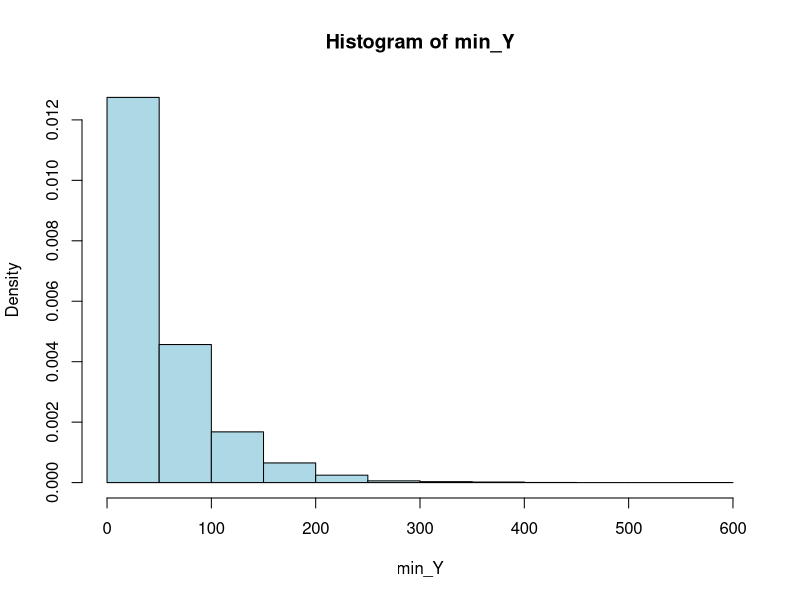
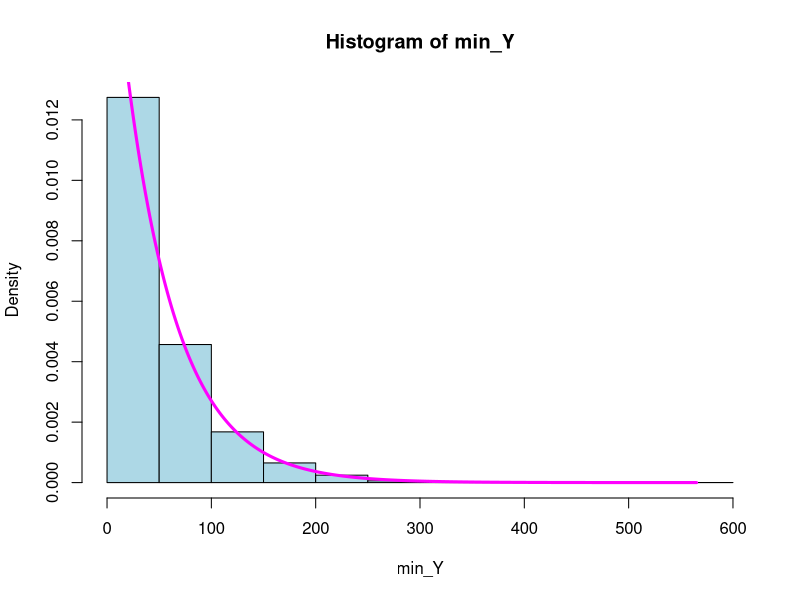
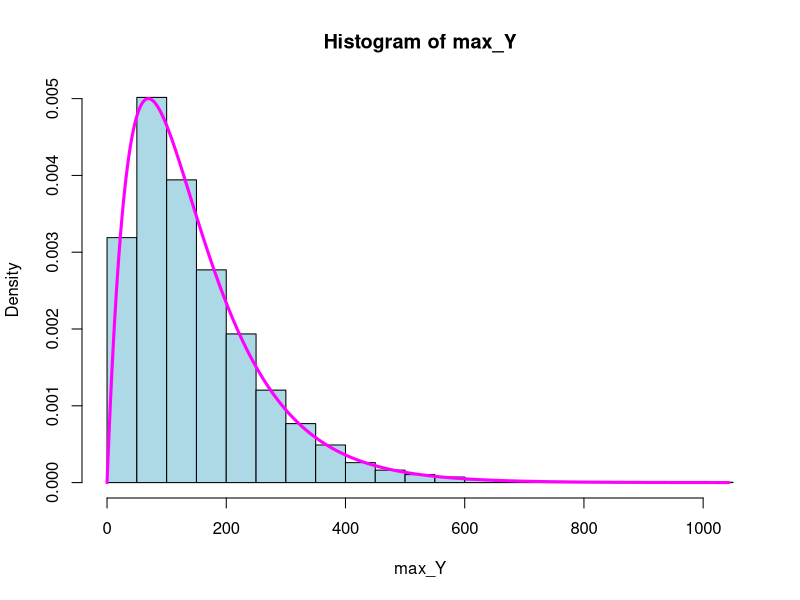
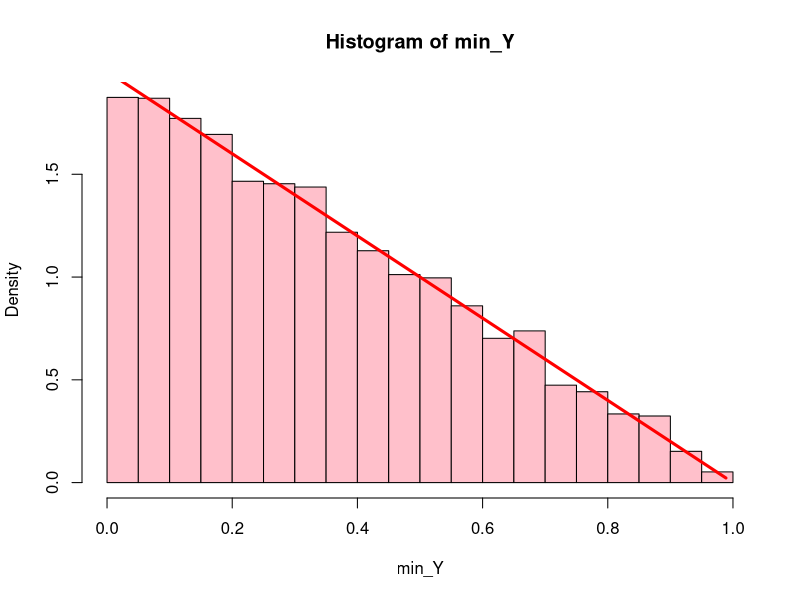
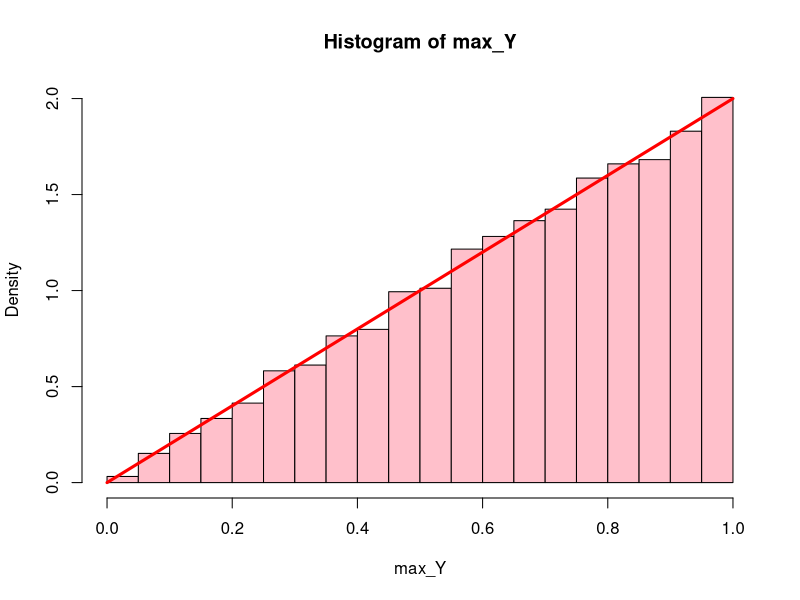
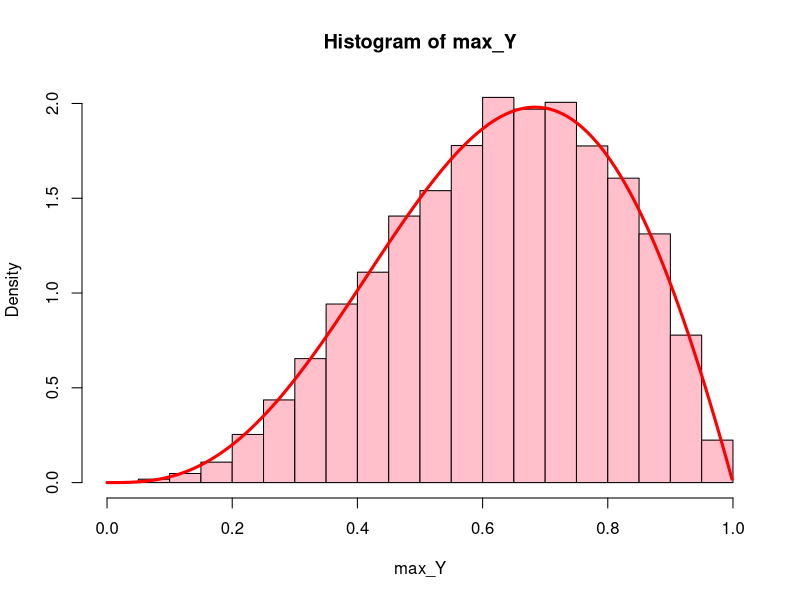
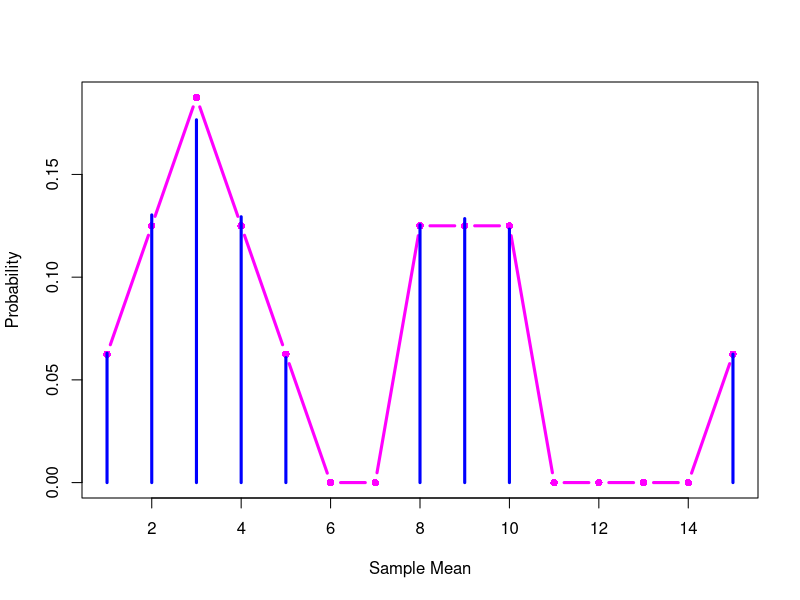

Generate these figures, in order, with R:
## ---- chunk 1
Y <- rexp(2, rate = 1 / 100)
Y
## ---- chunk 2
min(Y)
## ---- chunk 3
num_realizations <- 5
Y <- rexp(2 * num_realizations, rate = 1 / 100)
Y
YY <- matrix(Y, 2, num_realizations)
YY
## ---- chunk 4
min_Y <- apply(YY, MAR = 2, FUN = "min") # 1 for rows, 2 for columns
min_Y
## ---- chunk 5
set.seed(4302019)
num_realizations <- 10000
Y <- rexp(2 * num_realizations, rate = 1 / 100)
YY <- matrix(Y, 2, num_realizations)
min_Y <- apply(YY, MAR = 2, FUN = "min") # 1 for rows, 2 for columns
hist(min_Y, col = "LightBlue", freq = FALSE) 
# freq = FALSE so that histogram is normalized to be a density, with area 1
## ---- chunk 6
X_grid <- seq(from = 0, to = max(min_Y), length = 1000)
f_X <- (1 / 50) * exp(-X_grid / 50)
hist(min_Y, col = "LightBlue", freq = FALSE) 
lines(X_grid, f_X, lwd = 3, col = "magenta")
## ---- chunk 7

set.seed(4302019)
num_realizations <- 10000
### a)


Y <- rexp(2 * num_realizations, rate = 1 / 100)
YY <- matrix(Y, 2, num_realizations)
max_Y <- apply(YY, MAR = 2, FUN = "max") # 1 for rows, 2 for columns
#hist(max_Y, col = "LightBlue", freq = FALSE)

### b) and c)
X_grid <- seq(from = 0, to = max(max_Y), length = 1000)
f_X <- (1 / 50) * (exp(-X_grid / 100) - exp(-X_grid / 50))
hist(max_Y, col = "LightBlue", freq = FALSE) 
lines(X_grid, f_X, lwd = 3, col = "magenta")


## ---- chunk 8
mean(max_Y)
var(max_Y)
## ---- chunk 9
set.seed(4302019)
num_realizations <- 10000


Y <- runif(2*num_realizations, 0, 1)
YY <- matrix(Y, 2, num_realizations)
min_Y <- apply(YY, MAR=2, FUN="min")
hist(min_Y, col="Pink", freq=FALSE)

x_grid <- seq(from =0, to=max(min_Y), length.out = 1000)
f_x <- 2*(1-x_grid)
lines(x_grid, f_x, lwd=3 ,col="Red")

mean(min_Y)
var(min_Y)


## ---- chunk 10
set.seed(4302019)
num_realizations <- 10000


Y <- runif(2*num_realizations, 0, 1)
YY <- matrix(Y, 2, num_realizations)
max_Y <- apply(YY, MAR=2, FUN="max")
hist(max_Y, col="Pink", freq=FALSE)

x_grid <- seq(from=0, to = max(max_Y), length.out = 1000)
f_x <- 2*(x_grid)
lines(x_grid, f_x, lwd=3, col="Red")

mean(max_Y)
var(max_Y)


## ---- chunk 11
set.seed(4302019)
num_realizations <- 10000

Y <- rbeta(2*num_realizations, shape1=2, shape2=2)
YY <- matrix(Y,2,num_realizations)
max_Y <- apply(YY, MAR=2, FUN="max")
hist(max_Y, col="Pink", freq=FALSE)

# The theotetical density function

x_grid <- seq(from=0, to = max(max_Y), length.out = 1000)
f_x <- 12*(x_grid)^3*(x_grid - 1)*(2*x_grid - 3) #Density function for the beta functions.
lines(x_grid, f_x, lwd=3, col="Red")

mean(max_Y)
var(max_Y)

## ---- chunk 12
set.seed(4302019)
num_realizations <- 10000
Y <- sample(c(1, 3, 5, 15), size = 2 * num_realizations, replace = TRUE)
YY <- matrix(Y, 2, num_realizations)
Ybar <- apply(YY, MAR = 2, FUN = "mean")
# Compute and plot the true probabilities: 
true_prob <- c(1, 2, 3, 2, 1, 0, 0, 2, 2, 2, 0, 0, 0, 0, 1) / 16
plot(1:15, true_prob, 
     ylab = "Probability",
     xlab = "Sample Mean",
     type = "b", pch = 16, lwd = 3, col = "magenta")
lines(sort(unique(Ybar)), table(Ybar) / num_realizations, type = "h", lwd = 3, col = "blue")
## ---- chunk 13



